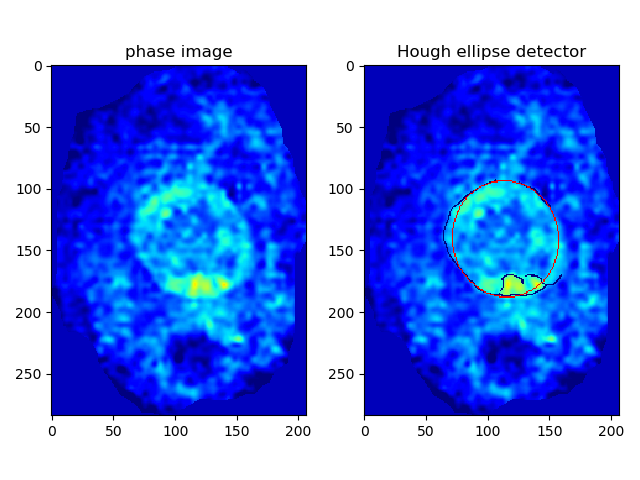
#> input picture Randomized-Hough-Ellipse-Detector-master/Randomized-Hough-Ellipse-Detector-master/image/Rhough.png, 640 x 480 px, found by its file name
$ python test.py
#> lines starting #> are read from the running program, lines starting #| are printed output that depends on the picture; after the words box and inside, x2 and y2 are one past the last pixel; in counts of white or black regions, pixels touching at a corner belong together
### Randomized-Hough-Ellipse-Detector-master/Randomized-Hough-Ellipse-Detector-master/randomizedHoughEllipseDetection.py
import cv2
import numpy as np
import random
from matplotlib import pyplot as plt
from skimage.feature import canny
import pandas as pd
import time


class FindEllipseRHT(object):
    """ find a ellipse by randomized Hough Transform"""
    def __init__(self, phase_img, mask):
        # phase image
        self.origin = self.assert_img(phase_img)
        self.mask = mask

        # canny edge operator
        self.edge = None
        self.edge_pixels = None

        # settings
        self.max_iter = 800
        self.major_bound = [100, 250]
        self.minor_bound = [80, 250]
        self.flattening_bound = 0.8

        # plot
        self.black = None

        # accumulator
        self.accumulator = []
        self.score_threshold = 7

    def assert_img(self, img):
        try:
            assert len(img.shape) == 2
        except AttributeError:
            raise AttributeError("img is not a numpy array!")
        return img

    def assert_edge_pixels(self, edge_pixels):
        if len(edge_pixels) == 0:
            raise AssertionError("no edge!")

    # [12 lines left out: functions point_out_of_image, ellipse_out_of_image, not called in this run]

    def canny_edge_detector(self, img):
        edged_image = canny(img, sigma=3.5, low_threshold=25, high_threshold=30,mask = self.mask)
        edge = np.zeros(edged_image.shape, dtype=np.uint8)
        edge[edged_image == True] = 255
        edge[edged_image == False] = 0
        plt.figure()
        plt.imshow(edge)
        plt.show()
        return edge

    def run(self, debug_mode=False, plot_mode=False):
        # seed
        random.seed((time.time()*100) % 50)

        # canny
        self.edge = self.canny_edge_detector(self.origin)


        # find coordinates of edge
        edge_pixels = np.array(np.where(self.edge == 255)).T
        self.assert_edge_pixels(edge_pixels)
        self.edge_pixels = [p for p in edge_pixels]

        # demo
        self.black = np.zeros(self.edge.shape, dtype=np.uint8)  # demo

        # determine the number of iteration
        if len(self.edge_pixels) > 100:
            self.max_iter = len(self.edge_pixels) * 5

        if debug_mode:
            candidate = 0

        for count, i in enumerate(range(self.max_iter)):
            # find nice ellipse
            p1, p2, p3 = self.randomly_pick_point()
            point_package = [p1, p2, p3]

            # find center
            try:
                center = self.find_center(point_package)
            except np.linalg.LinAlgError as err:
                print(err)
                continue

            # assert center is reasonable
            if self.point_out_of_image(center):
                continue

            # find axis
            try:
                semi_axisx, semi_axisy, angle = self.find_semi_axis(point_package, center)
            except np.linalg.LinAlgError as err:
                print(err)
                continue

            # assert is ellipse
            if (semi_axisx is None) and (semi_axisy is None):
                continue

            # assert diameter
            if not self.assert_diameter(semi_axisx, semi_axisy):
                continue

            # plot
            center_plot = (int(round(center[0])), int(round(center[1])))
            if semi_axisx > semi_axisy:
                axis_plot = (int(round(semi_axisx)), int(round(semi_axisy)))
            else:
                axis_plot = (int(round(semi_axisy)), int(round(semi_axisx)))

            # bound
            pad_width = 2
            pad_black = np.zeros((self.edge.shape[0] + pad_width, self.edge.shape[1] + pad_width), dtype=np.uint8)
            pad_black = cv2.ellipse(pad_black, (center_plot[0] + pad_width, center_plot[1] + pad_width), axis_plot, angle * 180 / np.pi, 0, 360, color=255, thickness=1)
            if self.ellipse_out_of_image(pad_black, pad_width):
                continue

            if plot_mode:
                self.black = cv2.ellipse(self.black, center_plot, axis_plot, angle*180/np.pi, 0, 360, color=255, thickness=1)

            # accumulate
            similar_idx = self.is_similar(center[0], center[1], semi_axisx, semi_axisy, angle)
            if similar_idx == -1:
                score = 1
                # print("append!!")
                self.accumulator.append([center[0], center[1], semi_axisx, semi_axisy, angle, score])
            else:
                # score += 1
                self.accumulator[similar_idx][-1] += 1
                # average weights
                w = self.accumulator[similar_idx][-1]
                self.accumulator[similar_idx][0] = self.average_weight(self.accumulator[similar_idx][0], center[0], w)
                self.accumulator[similar_idx][1] = self.average_weight(self.accumulator[similar_idx][1], center[1], w)
                self.accumulator[similar_idx][2] = self.average_weight(self.accumulator[similar_idx][2], semi_axisx, w)
                self.accumulator[similar_idx][3] = self.average_weight(self.accumulator[similar_idx][3], semi_axisy, w)
                self.accumulator[similar_idx][4] = self.average_weight(self.accumulator[similar_idx][4], angle, w)

            # plot candidate
            if debug_mode:
                candidate += 1
                if candidate == 10:
                    print("axis_plot", 2*axis_plot[0], 2*axis_plot[1])
                    self.black = cv2.ellipse(self.black, center_plot, axis_plot, angle * 180 / np.pi, 0, 360, color=255, thickness=1)
                    self.black[int(center[1]), int(center[0])] = 230
                    self.find_center(point_package, plot_mode=True)
                    for point in point_package:
                        self.black[point[1], point[0]] = 80
                    break

        if plot_mode or debug_mode:
            plt.figure()  # demo
            plt.title("nice ellipse")
            plt.imshow(self.black, cmap='jet')
            plt.show()

        # sort ellipse candidates
        self.accumulator = np.array(self.accumulator)
        df = pd.DataFrame(data=self.accumulator, columns=['x', 'y', 'axis1', 'axis2', 'angle', 'score'])
        self.accumulator = df.sort_values(by=['score'], ascending=False)

        # select the ellipses with the highest score
        best = np.squeeze(np.array(self.accumulator.iloc[0]))
        p, q, a, b = list(map(int, np.around(best[:4])))
        if plot_mode:
            self.plot_best(p, q, a, b, best[-2])
        print("score: ", best[-1])
        self.inner_outer_phase(p, q, a, b, best[-2])

    # [39 lines left out: functions plot_best, inner_outer_phase, not called in this run]

    def randomly_pick_point(self):
        ran = random.sample(self.edge_pixels, 3)
        return (ran[0][1], ran[0][0]), (ran[1][1], ran[1][0]), (ran[2][1], ran[2][0])

    # [163 lines left out: functions find_center, find_semi_axis, is_similar, calculate_rotation_angle, calculate_rotation_angle_v2, assert_valid_ellipse and 1 more, not called in this run]

    def average_weight(self, old, now, score):
        return (old * score + now) / (score+1)

    # [26 lines left out: function plot_line, not called in this run]

### Randomized-Hough-Ellipse-Detector-master/Randomized-Hough-Ellipse-Detector-master/test.py
from randomizedHoughEllipseDetection import FindEllipseRHT
import time
import cv2
import matplotlib.pyplot as plt
import numpy as np


path = "D:\\Randomized-Hough-Ellipse-Detector-master\\Randomized-Hough-Ellipse-Detector-master" #"D:\\1LAB"
original_image = cv2.imread(path + "\\Rhough.png", 0)
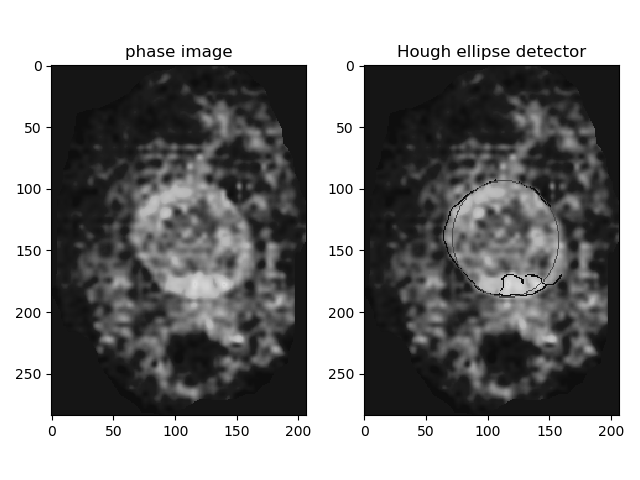
#> original_image: shape (480, 640); min 0, max 255, mean 136.8
mask = cv2.imread(path + "\\Rhough.png", 0)
mask_binary = np.zeros(mask.shape , dtype=bool)
mask_binary[mask==255] = True
mask_binary[mask!=255] = False

time1 = time.time()
test = FindEllipseRHT(original_image,mask_binary)
#> in __init__, `self.mask = mask`:
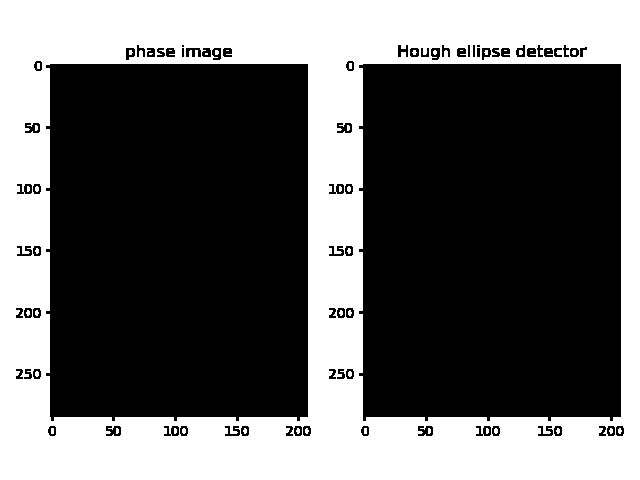
#> self.mask: shape (480, 640) bool; 39.2% white; 46 white regions (39 under 20 px), largest, box (x1, y1, x2, y2) and area: (0, 0, 640, 480) 119709, (35, 186, 39, 192) 20, (347, 186, 351, 192) 20
# plt.figure()
# plt.imshow(original_image)
# plt.show()
test.run(plot_mode=True,debug_mode=False)
#> in canny_edge_detector, `edged_image = canny(img, sigma=3.5, low_threshold=25, high_threshold=3..`: edged_image: shape (480, 640) bool; every value is 0
#> in run, `edge_pixels = np.array(np.where(self.edge == 255)).T`: edge_pixels = empty array
#> (the run stopped early here; a loop or call above may not have finished)
